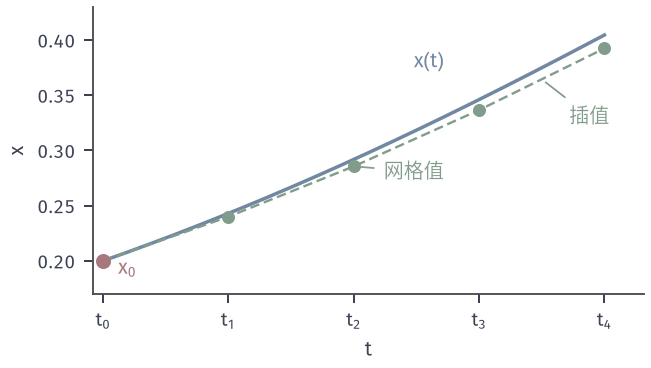

This figure's Python source:
from pathlib import Path
import sys
sys.path.insert(0, str(Path(__file__).resolve().parents[1]/"odenum-common"))
from odenum_common import *

# Target: exact curve vs grid values vs an interpolant, running example, h=0.25.
t = np.linspace(0, 1, 300)
h, n = .25, 4
xs = integrate(euler_step, f, h, n)
tg = h*np.arange(n+1)
fig, ax = figure(width_mm=92, height_mm=52)
ax.plot(t, exact(t), color=BLUE, lw=1.4)
ax.plot(tg, xs, color=GREEN, lw=.95, ls=(0, (4, 2)))
ax.plot(tg, xs, 'o', color=GREEN, ms=4.2)
ax.plot([0], [X0], 'o', color=RED, ms=5, zorder=5)
ax.set_xlabel(r'$t$'); ax.set_ylabel(r'$x$')
ax.set_xticks(tg); ax.set_xticklabels([r'$t_0$', r'$t_1$', r'$t_2$', r'$t_3$', r'$t_4$'])
ax.set_xlim(-.02, 1.08); ax.set_ylim(.17, .43)
ax.text(.62, .375, r'$x(t)$', color=BLUE)
ax.annotate('网格值', xy=(.5, xs[2]), xytext=(.56, .275), color=GREEN, arrowprops=dict(arrowstyle='-', color=GREEN, lw=.7))
ax.annotate('插值', xy=(.875, xs[3]+.5*(xs[4]-xs[3])), xytext=(.93, .325), color=GREEN, arrowprops=dict(arrowstyle='-', color=GREEN, lw=.7))
ax.text(.03, .188, r'$x_0$', color=RED)
save(fig, Path(__file__).resolve().parent, 'figure', {'formula': 'x=x(1-x), x(0)=0.2, h=.25', 'grid': xs.tolist()})
